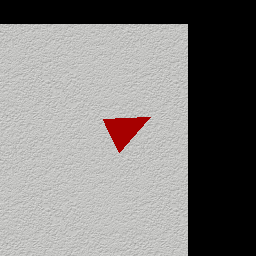

This chart was generated by the following Python code:
import gymnasium as gym
import miniworld
from PIL import Image

# (1) create the environment. (render_mode=rgb_array)
env = gym.make("MiniWorld-Custom-v0", render_mode="rgb_array", view="top_local")

# (2) reset the envrironment.
env.reset()

# (3) render the image.
image = env.render()
print(f"Image shape: {image.shape}")

# (4) save the image.
im = Image.fromarray(image)
im.save("render_test.png")

# centric_top_image = env.render_local_top_view()
# print(f"Centric top image shape: {centric_top_image.shape}")
# im = Image.fromarray(centric_top_image)
# im.save("centric_top_image.png")
